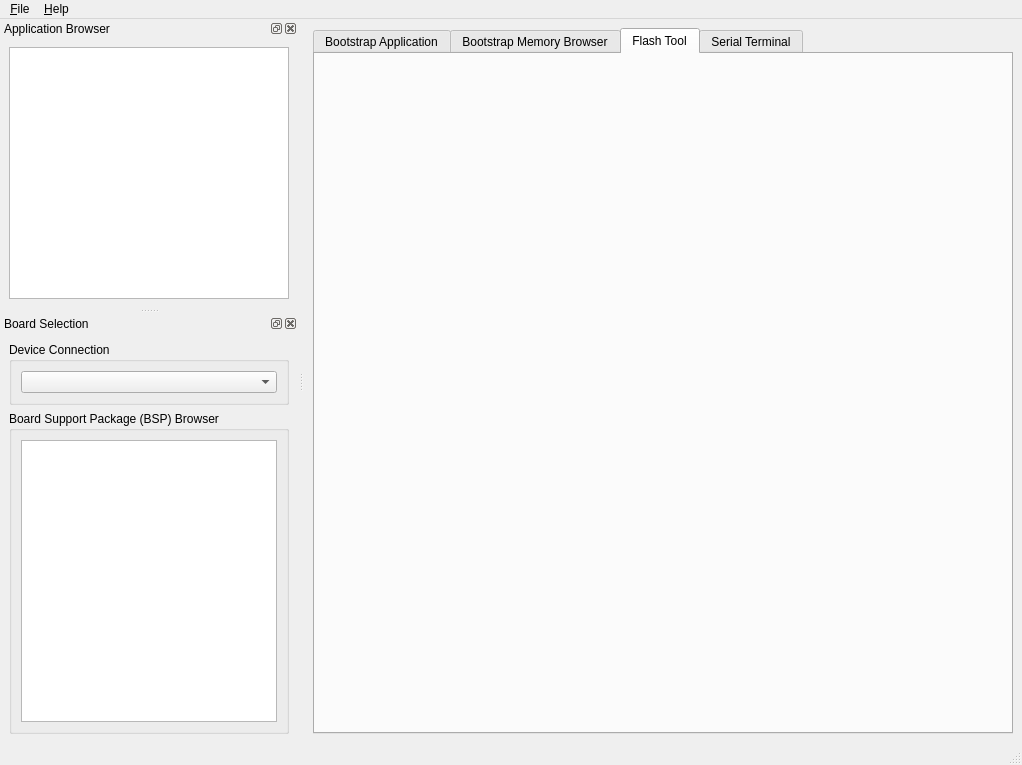
<?xml version="1.0" encoding="UTF-8"?>
<ui version="4.0">
 <class>MainWindow</class>
 <widget class="QMainWindow" name="MainWindow">
  <property name="geometry">
   <rect>
    <x>0</x>
    <y>0</y>
    <width>1022</width>
    <height>765</height>
   </rect>
  </property>
  <property name="windowTitle">
   <string>PyATK i.MX Bootstrap Kit</string>
  </property>
  <property name="dockNestingEnabled">
   <bool>false</bool>
  </property>
  <property name="dockOptions">
   <set>QMainWindow::AllowTabbedDocks|QMainWindow::AnimatedDocks</set>
  </property>
  <widget class="QWidget" name="centralwidget">
   <layout class="QVBoxLayout" name="verticalLayout_6">
    <item>
     <widget class="QTabWidget" name="tabWidget">
      <property name="currentIndex">
       <number>2</number>
      </property>
      <widget class="QWidget" name="tab">
       <property name="cursor">
        <cursorShape>ArrowCursor</cursorShape>
       </property>
       <attribute name="title">
        <string>Bootstrap Application</string>
       </attribute>
      </widget>
      <widget class="QWidget" name="tab_5">
       <attribute name="title">
        <string>Bootstrap Memory Browser</string>
       </attribute>
       <layout class="QVBoxLayout" name="verticalLayout_2">
        <item>
         <widget class="QGroupBox" name="groupBox_2">
          <property name="title">
           <string>Peek/Poke Device Memory</string>
          </property>
          <layout class="QGridLayout" name="gridLayout">
           <item row="1" column="2" colspan="2">
            <widget class="QLineEdit" name="mbrowser_pp_write_value"/>
           </item>
           <item row="2" column="0" colspan="4">
            <widget class="QTableView" name="mbrowser_pp_table"/>
           </item>
           <item row="0" column="1">
            <widget class="QLabel" name="label_2">
             <property name="text">
              <string>Data size</string>
             </property>
            </widget>
           </item>
           <item row="1" column="1">
            <widget class="QComboBox" name="mbrowser_pp_datasize"/>
           </item>
           <item row="0" column="0">
            <widget class="QLabel" name="label">
             <property name="text">
              <string>Memory address</string>
             </property>
            </widget>
           </item>
           <item row="1" column="0">
            <widget class="QLineEdit" name="mbrowser_pp_address">
             <property name="text">
              <string>0x00000000</string>
             </property>
            </widget>
           </item>
           <item row="3" column="2">
            <widget class="QPushButton" name="pushButton">
             <property name="text">
              <string>P&amp;eek</string>
             </property>
            </widget>
           </item>
           <item row="3" column="3">
            <widget class="QPushButton" name="pushButton_2">
             <property name="text">
              <string>P&amp;oke</string>
             </property>
            </widget>
           </item>
           <item row="0" column="2">
            <widget class="QLabel" name="label_3">
             <property name="text">
              <string>Write value</string>
             </property>
            </widget>
           </item>
           <item row="4" column="0" colspan="4">
            <widget class="QGroupBox" name="groupBox_5">
             <property name="title">
              <string>Device Memory Browser</string>
             </property>
             <layout class="QGridLayout" name="gridLayout_2">
              <item row="4" column="1" colspan="2">
               <widget class="QPushButton" name="mbrowser_browse_save_button">
                <property name="text">
                 <string>&amp;Save to file...</string>
                </property>
               </widget>
              </item>
              <item row="1" column="1">
               <widget class="QComboBox" name="mbrowser_browse_datasize"/>
              </item>
              <item row="0" column="1">
               <widget class="QLabel" name="label_9">
                <property name="text">
                 <string>Data size</string>
                </property>
               </widget>
              </item>
              <item row="0" column="2" colspan="2">
               <widget class="QLabel" name="label_13">
                <property name="text">
                 <string>Read length</string>
                </property>
               </widget>
              </item>
              <item row="4" column="3">
               <widget class="QPushButton" name="mbrowser_browse_dump_button">
                <property name="text">
                 <string>&amp;Dump memory</string>
                </property>
               </widget>
              </item>
              <item row="1" column="2" colspan="2">
               <widget class="QSpinBox" name="mbrowser_browse_readlength">
                <property name="suffix">
                 <string> bytes</string>
                </property>
                <property name="maximum">
                 <number>128</number>
                </property>
                <property name="value">
                 <number>128</number>
                </property>
               </widget>
              </item>
              <item row="0" column="0">
               <widget class="QLabel" name="label_10">
                <property name="text">
                 <string>Memory address</string>
                </property>
               </widget>
              </item>
              <item row="1" column="0">
               <widget class="QLineEdit" name="mbrowser_browse_address">
                <property name="text">
                 <string>0x00000000</string>
                </property>
               </widget>
              </item>
              <item row="3" column="0" colspan="4">
               <widget class="QTableView" name="mbrowser_browse_dump_table"/>
              </item>
             </layout>
             <zorder>mbrowser_browse_dump_table</zorder>
             <zorder>mbrowser_browse_datasize</zorder>
             <zorder>label_9</zorder>
             <zorder>mbrowser_browse_address</zorder>
             <zorder>label_10</zorder>
             <zorder>mbrowser_browse_dump_button</zorder>
             <zorder>label_13</zorder>
             <zorder>mbrowser_browse_readlength</zorder>
             <zorder>mbrowser_browse_save_button</zorder>
            </widget>
           </item>
          </layout>
         </widget>
        </item>
       </layout>
      </widget>
      <widget class="QWidget" name="tab_2">
       <attribute name="title">
        <string>Flash Tool</string>
       </attribute>
      </widget>
      <widget class="QWidget" name="tab_4">
       <attribute name="title">
        <string>Serial Terminal</string>
       </attribute>
      </widget>
     </widget>
    </item>
   </layout>
  </widget>
  <widget class="QMenuBar" name="menubar">
   <property name="geometry">
    <rect>
     <x>0</x>
     <y>0</y>
     <width>1022</width>
     <height>21</height>
    </rect>
   </property>
   <widget class="QMenu" name="menuFile">
    <property name="title">
     <string>&amp;File</string>
    </property>
    <addaction name="action_Open_binary_file"/>
    <addaction name="actionView_log"/>
   </widget>
   <widget class="QMenu" name="menu_Help">
    <property name="title">
     <string>&amp;Help</string>
    </property>
    <addaction name="action_About"/>
   </widget>
   <addaction name="menuFile"/>
   <addaction name="menu_Help"/>
  </widget>
  <widget class="QStatusBar" name="statusbar"/>
  <widget class="QDockWidget" name="dockWidget_2">
   <property name="windowTitle">
    <string>Application Browser</string>
   </property>
   <attribute name="dockWidgetArea">
    <number>1</number>
   </attribute>
   <widget class="QWidget" name="dockWidgetContents_2">
    <layout class="QVBoxLayout" name="verticalLayout_5">
     <item>
      <widget class="QTreeView" name="app_browser_tree"/>
     </item>
    </layout>
   </widget>
  </widget>
  <widget class="QDockWidget" name="dockWidget">
   <property name="windowTitle">
    <string>Board Selection</string>
   </property>
   <attribute name="dockWidgetArea">
    <number>1</number>
   </attribute>
   <widget class="QWidget" name="dockWidgetContents">
    <layout class="QVBoxLayout" name="verticalLayout_4">
     <item>
      <widget class="QGroupBox" name="groupBox_3">
       <property name="title">
        <string>Device Connection</string>
       </property>
       <layout class="QVBoxLayout" name="verticalLayout_3">
        <item>
         <widget class="QComboBox" name="dev_select_combo"/>
        </item>
       </layout>
      </widget>
     </item>
     <item>
      <widget class="QGroupBox" name="groupBox">
       <property name="title">
        <string>Board Support Package (BSP) Browser</string>
       </property>
       <layout class="QVBoxLayout" name="verticalLayout">
        <item>
         <widget class="QListView" name="dev_select_bsp_list"/>
        </item>
       </layout>
      </widget>
     </item>
    </layout>
   </widget>
  </widget>
  <action name="action_Open_binary_file">
   <property name="text">
    <string>&amp;Open binary file...</string>
   </property>
  </action>
  <action name="action_About">
   <property name="text">
    <string>&amp;About...</string>
   </property>
  </action>
  <action name="actionView_log">
   <property name="text">
    <string>View &amp;log</string>
   </property>
  </action>
 </widget>
 <resources/>
 <connections/>
</ui>
